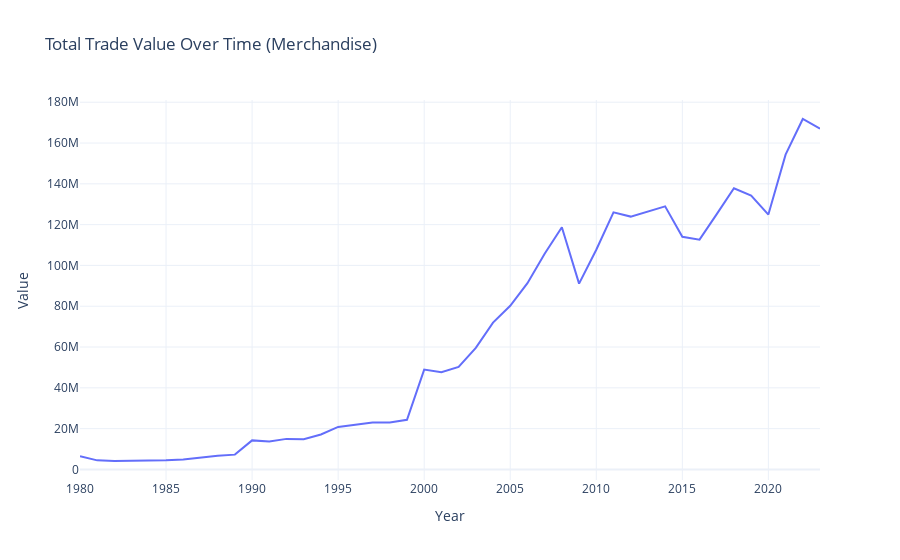

Source (notebook cell):
### Markdown cell above
## Total trade value

### Code cell
px.line(merchandise.groupby('Year')['Value'].sum().reset_index(), x='Year', y='Value', title='Total Trade Value Over Time (Merchandise)', template="plotly_white")

### Figure 1 — Plotly figure (JSON) as saved in the notebook; plotly's stock layout.template omitted (floating-point values rounded to 4 significant figures)
{"data": [{"hovertemplate": "Year=%{x}<br>Value=%{y}<extra></extra>", "legendgroup": "", "line": {"color": "#636efa", "dash": "solid"}, "marker": {"symbol": "circle"}, "mode": "lines", "name": "", "orientation": "v", "showlegend": false, "type": "scatter", "x": [1980, 1981, 1982, 1983, 1984, 1985, 1986, 1987, 1988, 1989, 1990, 1991, 1992, 1993, 1994, 1995, 1996, 1997, 1998, 1999, 2000, 2001, 2002, 2003, 2004, 2005, 2006, 2007, 2008, 2009, 2010, 2011, 2012, 2013, 2014, 2015, 2016, 2017, 2018, 2019, 2020, 2021, 2022, 2023], "xaxis": "x", "y": [6468643, 4438263, 4130384, 4157314, 4372377, 4439108, 4925851, 5842171, 6703363, 7252052, 14232399, 13736323, 14975209, 14800467, 17109653, 20836546, 21996572, 23040581, 23022972, 24318737, 48921856, 47627444, 50293091, 59571104, 71980414, 80197457, 91283951, 105699612, 118756578, 91077024, 107676751, 126042174, 123943557, 126535298, 128968813, 114036171, 112626384, 125125618, 137831646, 134258797, 124931046, 154305699, 171783213, 167057780], "yaxis": "y"}], "layout": {"legend": {"tracegroupgap": 0}, "title": {"text": "Total Trade Value Over Time (Merchandise)"}, "xaxis": {"anchor": "y", "domain": [0, 1], "title": {"text": "Year"}}, "yaxis": {"anchor": "x", "domain": [0, 1], "title": {"text": "Value"}}}}
